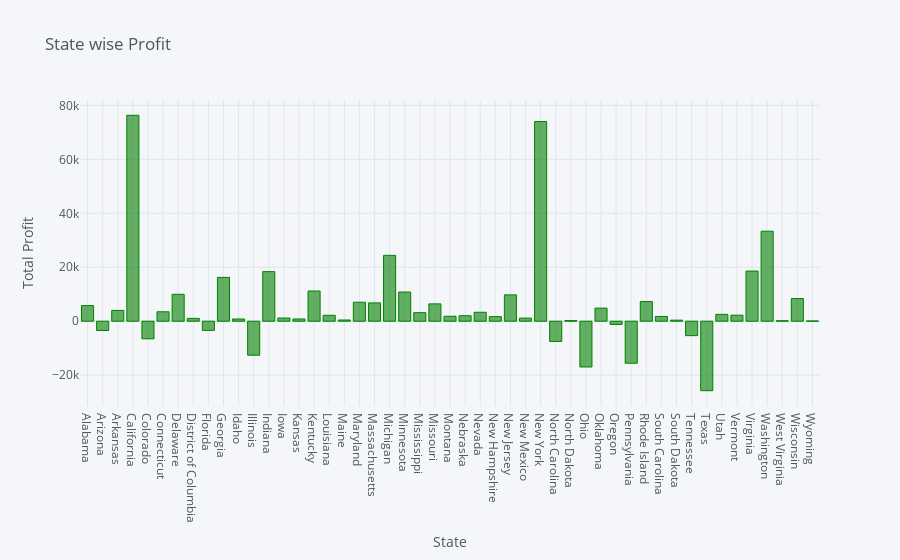

Here is the notebook cell this chart was saved with:
### Markdown cell above
### Visualize State wise  profit

### Code cell
Gr3.iplot(kind = 'bar', x = 'State', y = 'Profit', title = 'State wise Profit', xTitle='State', yTitle='Total Profit',color='green')

### Figure 1 — Plotly figure (JSON) as saved in the notebook; plotly's stock layout.template omitted (floating-point values rounded to 4 significant figures)
{"data": [{"marker": {"color": "rgba(0, 128, 0, 0.6)", "line": {"color": "rgba(0, 128, 0, 1.0)", "width": 1}}, "name": "Profit", "orientation": "v", "text": "", "type": "bar", "x": ["Alabama", "Arizona", "Arkansas", "California", "Colorado", "Connecticut", "Delaware", "District of Columbia", "Florida", "Georgia", "Idaho", "Illinois", "Indiana", "Iowa", "Kansas", "Kentucky", "Louisiana", "Maine", "Maryland", "Massachusetts", "Michigan", "Minnesota", "Mississippi", "Missouri", "Montana", "Nebraska", "Nevada", "New Hampshire", "New Jersey", "New Mexico", "New York", "North Carolina", "North Dakota", "Ohio", "Oklahoma", "Oregon", "Pennsylvania", "Rhode Island", "South Carolina", "South Dakota", "Tennessee", "Texas", "Utah", "Vermont", "Virginia", "Washington", "West Virginia", "Wisconsin", "Wyoming"], "y": [5787.0, -3428.0, 4009.0, 76330.0, -6528.0, 3511.0, 9977.0, 1060.0, -3399.0, 16250.0, 826.7, -12600.0, 18380.0, 1184.0, 836.4, 11200.0, 2196.0, 454.5, 7031.0, 6786.0, 24430.0, 10820.0, 3173.0, 6436.0, 1833.0, 2037.0, 3317.0, 1707.0, 9773.0, 1157.0, 74020.0, -7491.0, 230.1, -16960.0, 4854.0, -1194.0, -15570.0, 7286.0, 1769.0, 394.8, -5342.0, -25750.0, 2547.0, 2245.0, 18600.0, 33370.0, 185.9, 8402.0, 100.2]}], "layout": {"legend": {"bgcolor": "#F5F6F9", "font": {"color": "#4D5663"}}, "paper_bgcolor": "#F5F6F9", "plot_bgcolor": "#F5F6F9", "title": {"font": {"color": "#4D5663"}, "text": "State wise Profit"}, "xaxis": {"gridcolor": "#E1E5ED", "showgrid": true, "tickfont": {"color": "#4D5663"}, "title": {"font": {"color": "#4D5663"}, "text": "State"}, "zerolinecolor": "#E1E5ED"}, "yaxis": {"gridcolor": "#E1E5ED", "showgrid": true, "tickfont": {"color": "#4D5663"}, "title": {"font": {"color": "#4D5663"}, "text": "Total Profit"}, "zerolinecolor": "#E1E5ED"}}}
